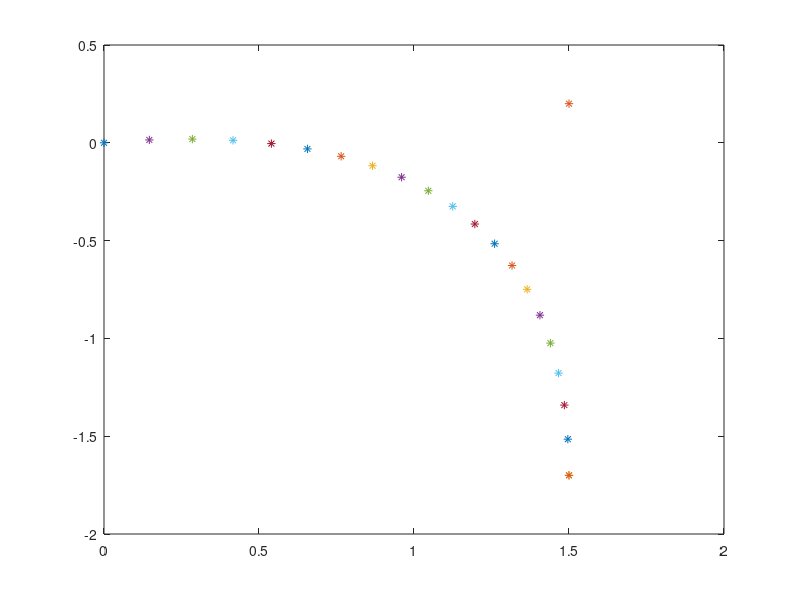
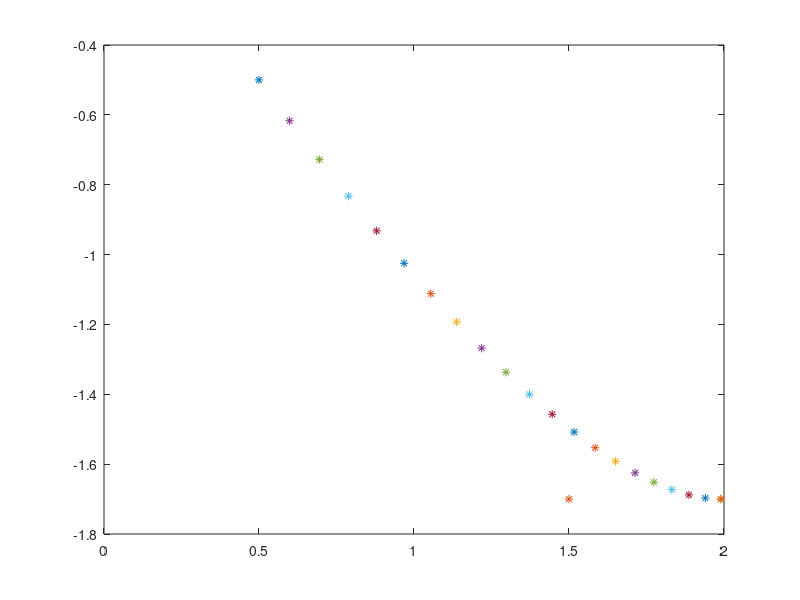

Recreate these plots in MATLAB, in order.
clear all
close all

p0=[0,0]
p1=[1.5,0.2]%[1.5,.2]
p2=[1.5,-1.7]
t=[0:0.1:1]
figure(1)
plot(p0(1),p0(2),'*')
hold on
plot(p1(1),p1(2),'*')
plot(p2(1),p2(2),'*')
[a,b]=size(t)
R=zeros(100,2)
ciclo=20
c=1/ciclo
for i=1:ciclo
   %Q0=(1-t(i))*p0+t(i)*p1
   %Q0=p0-p0*t(i)+t(i)*p1
   Q0=p0-p0*i*c+i*c*p1
   %Q1=(1-t(i))*p1+t(i)*p2
   %Q1=p1-p1*t(i)+t(i)*p2
   Q1=p1-p1*i*c+i*c*p2
   %R=(1-t(i))*Q0+t(i)*Q1
   %R=Q0-Q0*t(i)+t(i)*Q1
   R=Q0-Q0*i*c+i*c*Q1
   hold on
   plot(R(1),R(2),'*')
end





%for j=3:5
 p0=[0.5,-0.5]
%p1=[1.5,0.2]%[1.5,.2]
p1=[1.5,-1.7]
p2=[1.99,-1.7]
t=[0:0.1:1]
 
figure(3)
plot(p0(1),p0(2),'*')
hold on
plot(p1(1),p1(2),'*')
plot(p2(1),p2(2),'*')
[a,b]=size(t)
R=zeros(100,2)
ciclo=20
c=1/ciclo

%figure(j+15)
    for i=1:ciclo
        %Q0=(1-t(i))*p0+t(i)*p1
        %Q0=p0-p0*t(i)+t(i)*p1
        Q0=p0-p0*i*c+i*c*p1
        %Q1=(1-t(i))*p1+t(i)*p2
        %Q1=p1-p1*t(i)+t(i)*p2
        Q1=p1-p1*i*c+i*c*p2
   %R=(1-t(i))*Q0+t(i)*Q1
   %R=Q0-Q0*t(i)+t(i)*Q1
        R=Q0-Q0*i*c+i*c*Q1
        hold on
        plot(R(1),R(2),'*')
    end
%end

drawArrow = @(x,y,varargin) quiver( x(1),y(1),x(2)-x(1),y(2)-y(1),0, varargin{:} )       
%drawArrow(p1,p0); hold on
%drawArrow(p1,p2,'linewidth',3,'color','r')
%drawArrow(p0,p1,'linewidth',3,'color','r')